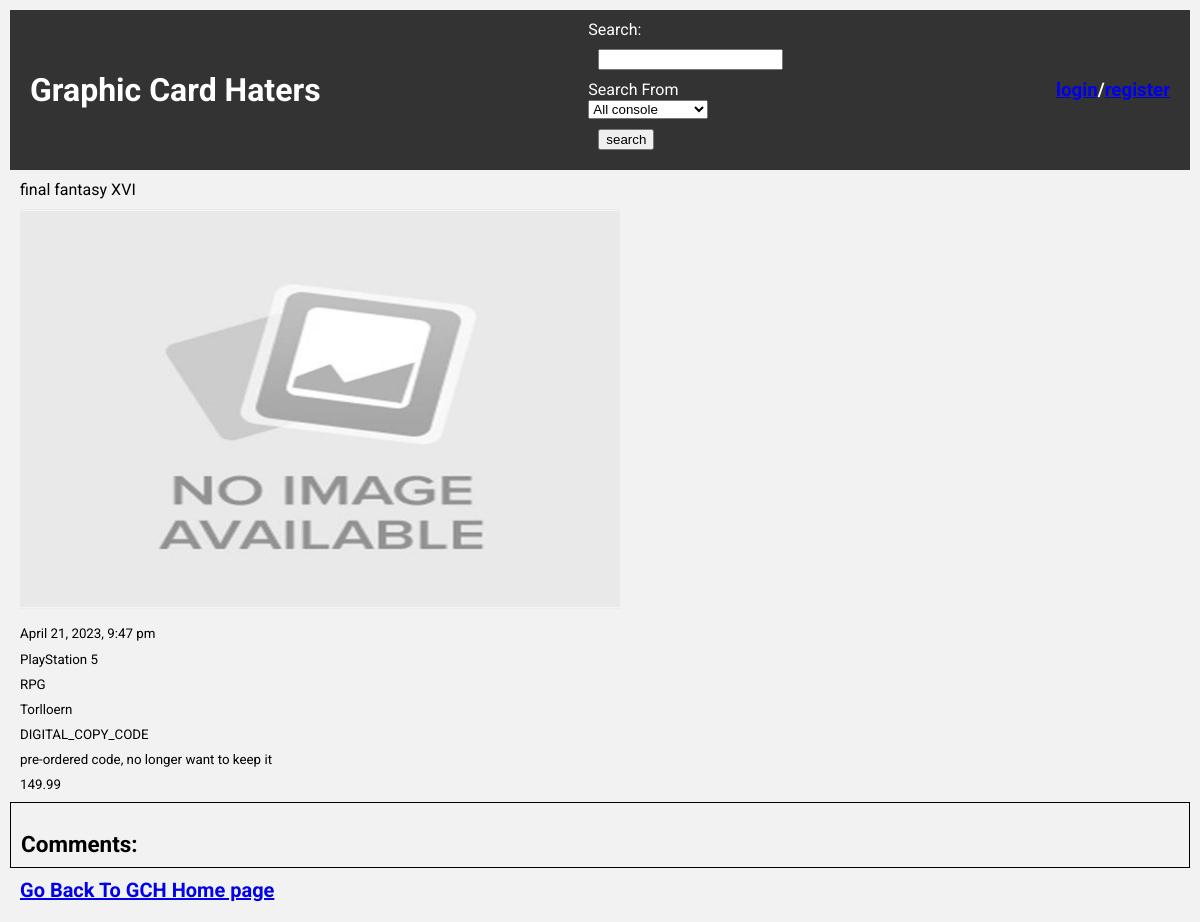
The page /show.php?item_id=5 on the database its author committed.
### tables this page shows
CREATE TABLE `item` (
  `item_id` int(10) NOT NULL,
  `user_id` int(10) NOT NULL,
  `game` varchar(50) NOT NULL,
  `console` varchar(50) NOT NULL,
  `categories` varchar(50) NOT NULL,
  `area` varchar(50) NOT NULL,
  `current_condition` varchar(20) NOT NULL,
  `info` varchar(200) NOT NULL DEFAULT 'none',
  `last_update` timestamp NOT NULL DEFAULT current_timestamp() ON UPDATE current_timestamp(),
  `img` varchar(50) NOT NULL DEFAULT 'NullImg.jpg',
  `price` float NOT NULL
);

### show.php (the view, shortened to what this page needs)
<?php
require('connect.php');
    $item_id = filter_input(INPUT_GET, 'item_id', FILTER_SANITIZE_NUMBER_INT);
     $query = "SELECT * FROM item WHERE item_id = :item_id";
     $statement = $db->prepare($query);
     $statement->bindValue(':item_id', $item_id, PDO::PARAM_INT);
     $statement->execute();
     $rows = $statement->fetch();
?>
<!DOCTYPE html>
<html lang="en">
<head>
    <link rel="stylesheet" href="main.css">
</head>
<body>
    <div id="container">
    <div id="header">
            <h1><a href="index.php">Graphic Card Haters</a></h1>
            <div id="searching">
                <form method="post" action="search.php">
                    <label for="search">Search:</label><br>
                    <input id="search" name="search"><br>
                    <label for="base">Search From</label><br>
                    <select id="base" name="base">
                        <option value="All" selected>All console</option>
					</select><br>
                    <input type="submit" value="search">
                </form>
            </div>
            <?php if(!isset($_SESSION['userrole'])): ?>
                <h3><a href="login.php">login</a>/<a href="register.php">register</a></h3>
            <?php else: ?>
                <h3><a href="profile.php">profile</a>/<a href="logout.php">logout</a></h3>
            <?php endif ?>
        </div>
        <?php if(filter_input(INPUT_GET, 'item_id', FILTER_VALIDATE_INT)):?>
            <div id="post_detail">
                    <p><?= $rows['game'] ?></p>
                    <?php $timestamp = strtotime($rows['last_update']);?>
                            <p>
							<img src="uploads/<?= $rows['img'] ?>" alt="picture" width="600" height="400">
                            </p>
                    <p><small><?= date("F j, Y, g:i a", $timestamp) ?>
                    </p>
                    <p><?= $rows['console'] ?></p>
                    <p><?= $rows['categories'] ?></p>
                    <p><?= $rows['area'] ?></p>
                    <p><?= $rows['current_condition'] ?></p>
                    <p><?= $rows['info'] ?></p>
                    <p><?= $rows['price'] ?></p>
            </div>
            <div id="comments">
                <br><h2>Comments: </h2>
            </div>
        <?php else: ?>
            <h3>Invalid Post ID: Cannot find post information</h3>
            <h2><a href="index.php">Go Back To Home page</a></h2>
        <?php endif ?>
        <h2><a href="index.php">Go Back To GCH Home page</a></h2>
        </div>
</body>
</html>

### main.css (style rules this page uses)
body { font-size: 16px; font-family: 'Roboto', sans-serif; background-color: #f2f2f2; margin: 0; padding: 0; }
#container { max-width: 1200px; margin: 0 auto; padding: 10px; }
#header { display: flex; justify-content: space-between; align-items: center; background-color: #333; color: white; padding: 10px; }
#header h1 a { color: white; text-decoration: none; }
#searching { display: flex; align-items: center; }
#search { margin-right: 5px; }
#comments { border: 1px solid black; font-size: 15px; }
input, p, h1, h2, h3, h4, h5, h6 { margin: 10px 10px; }

### rows shown on the page
item: game "final fantasy XVI", img (picture), last_update "April 21, 2023, 9:47 pm", console "PlayStation 5", categories "RPG", area "Torlloern", current_condition "DIGITAL_COPY_CODE", info "pre-ordered code, no longer want to keep it", price "149.99"
